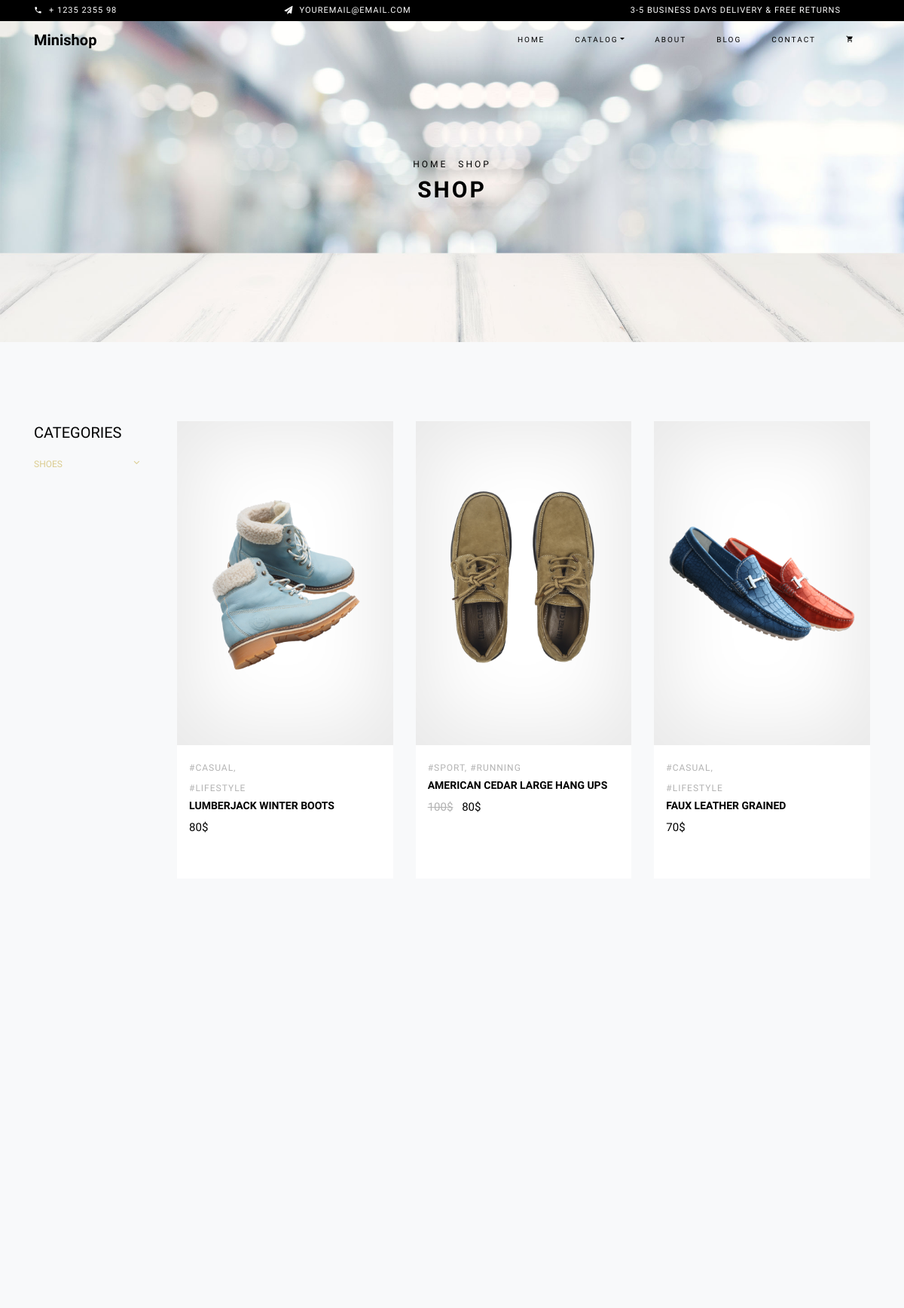
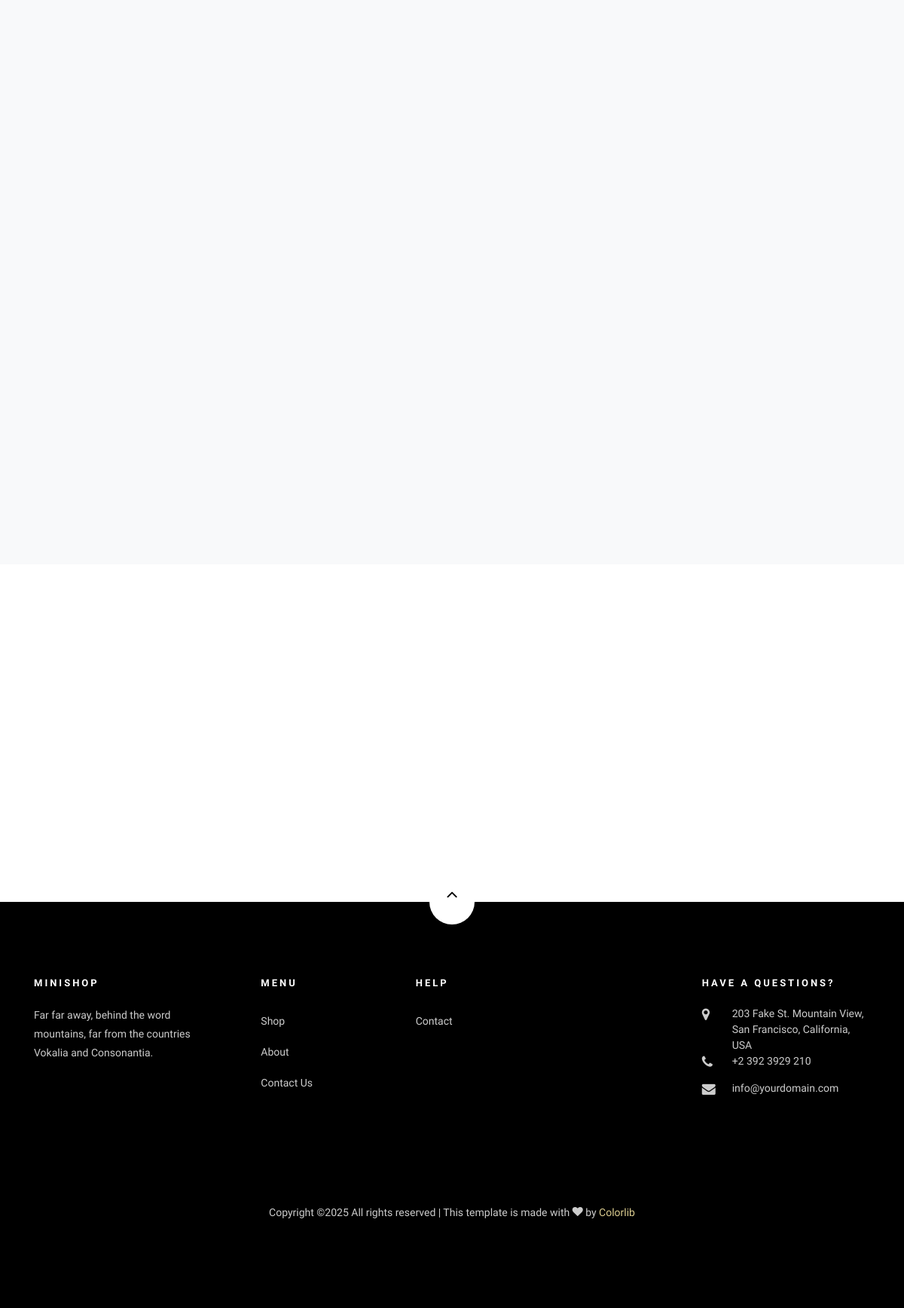
The app's page /shop/ with its own data (2 pictures, top to bottom).
### main_page/models.py (models this page shows, shortened)
class Type(models.Model):
    type = models.CharField(verbose_name='для кого')

class Tovars(models.Model):
    name = models.TextField(max_length=30,verbose_name='назва')
    price = models.IntegerField(verbose_name='ціна')
    desc = models.TextField(max_length=1000,verbose_name='опис')
    manufacter = models.TextField(max_length=1000,verbose_name='мануфактура')
    img = models.ImageField(verbose_name='фото товару')
    sizes = models.ManyToManyField(Size,verbose_name='розміри',blank=True)
    type = models.ForeignKey(Type,verbose_name='вид', on_delete=models.CASCADE,blank=True,null=True)
    tag = models.ManyToManyField(Tag,verbose_name='теги')
    avaible = models.IntegerField(verbose_name='кількість',null=True)

class Tag(models.Model):
    name = models.CharField(max_length=30, verbose_name='Назва')
    slug = models.SlugField(unique=True, blank=True)
    def __str__(self):
        return self.name
    class Meta:
        verbose_name = 'Тег'
        verbose_name_plural = 'Теги'

class Skidka_Tovar(models.Model):
    price_new = models.IntegerField(verbose_name='нова ціна')
    old = models.ManyToManyField(Tovars,verbose_name='товар')

### main_page/views.py (the view)
# urls.py: path('shop/', views.shop, name='shop'),
def shop(request):
    gallery = Gallery.objects.all()
    type1 = get_object_or_404(Type, id=1)
    type2 = get_object_or_404(Type, id=2)
    tovars = Tovars.objects.exclude(name__exact='')
    tag_filter = request.GET.get('tag')
    if tag_filter:
        tovars = tovars.filter(tag__slug=tag_filter)
    price_from = request.GET.get('price_from')
    price_to = request.GET.get('price_to')
    if price_from:
        try:
            tovars = tovars.filter(price__gte=float(price_from))
        except ValueError:
            pass
    if price_to:
        try:
            tovars = tovars.filter(price__lte=float(price_to))
        except ValueError:
            pass
    cat_all = Tag.objects.filter(tovars__in=Tovars.objects.all()).distinct()
    skidki = Skidka_Tovar.objects.prefetch_related('old').all()
    for tovar in tovars:
        tovar.discounted_price = get_discounted_tovar(tovar)
    context = {
        'gallery': gallery,
        'type1': type1,
        'type2': type2,
        'cat_all': cat_all,  # Теги для всех товаров
        'price_from_selected': price_from or '',
        'price_to_selected': price_to or '',
        'tovars': tovars,  # Отображаем товары, которые прошли фильтрацию
        'skidki': skidki,
    }
    context.update(get_skidka())
    return render(request, 'html_files/shop.html', context)

### main_page/templatetags/custom_tags.py (called while the page is built)
@register.filter
def get_discount(skidka_tovars, tovar):
    for skidka in skidka_tovars:
        if tovar in skidka.old.all():
            return skidka
    return None

### main_page/views.py (called while the page is built)
def get_skidka():
    skidka_tovars = Skidka_Tovar.objects.prefetch_related('old').all()
    return {'skidka_tovars': skidka_tovars}

def get_discounted_tovar(tovar):
    discounted_item = Skidka_Tovar.objects.filter(old=tovar).first()
    if discounted_item:
        return discounted_item.price_new
    return tovar.price

### templates/html_files/shop.html (shortened to what this page needs)
{% extends 'html_files/base.html' %}
{% load static %}
{% load custom_tags %}
{% block content %}
<div class="hero-wrap hero-bread" style="background-image: url({% static 'blog/images/bg_6.jpg' %});">
  <div class="container">
    <div class="row no-gutters slider-text align-items-center justify-content-center">
      <div class="col-md-9 ftco-animate text-center">
        <p class="breadcrumbs"><span class="mr-2"><a href="{% url 'main_page:index' %}">Home</a></span> <span>Shop</span></p>
        <h1 class="mb-0 bread">Shop</h1>
      </div>
    </div>
  </div>
</div>
<section class="ftco-section bg-light">
  <div class="container">
    <div class="row">
      <div class="col-md-4 col-lg-2">
        <div class="sidebar">
          <div class="sidebar-box-2">
            <h2 class="heading">Categories</h2>
            <div class="fancy-collapse-panel">
              <div class="panel-group" id="accordion" role="tablist" aria-multiselectable="true">
                <div class="panel panel-default">
                  <div class="panel-heading" role="tab" id="headingOne">
                    <h4 class="panel-title">
                      <a data-toggle="collapse" data-parent="#accordion" href="#collapseOne" aria-expanded="true" aria-controls="collapseOne">{{ type1.type }}</a>
                    </h4>
                  </div>
                </div>
              </div>
            </div>
          </div>
        </div>
      </div>
      <div class="col-md-8 col-lg-10 order-md-last">
        <div class="row">
          {% for c in tovars %}
            <div class="col-sm-12 col-md-12 col-lg-4 ftco-animate d-flex">
              <div class="product d-flex flex-column h-100">
                <a href="{% url 'main_page:product_single' name=c.name %}" class="img-prod">
                  <img class="img-fluid" src="{{ c.img.url }}" alt="Product image">
                </a>
                <div class="text py-3 pb-4 px-3">
                  <div class="d-flex">
                    <div class="cat"><span>{{ c.tag.all|join:", " }}</span></div>
                  </div>
                  <h3><a href="{% url 'main_page:product_single' name=c.name %}">{{ c.name }}</a></h3>
                  {% with skidka=skidka_tovars|get_discount:c %}
                    {% if skidka %}
                      <div class="pricing">
                        <p class="price">
                          <span class="mr-2 price-dc">{{ c.price }}$</span>
                          <span class="price-sale">{{ skidka.price_new }}$</span>
                        </p>
                      </div>
                    {% else %}
                      <div class="pricing">
                        <p class="price"><span>{{ c.price }}$</span></p>
                      </div>
                    {% endif %}
                  {% endwith %}
                </div>
              </div>
            </div>
          {% endfor %}
        </div>
      </div>
    </div>
  </div>
</section>
{% endblock %}

### records on screen
Type: type "SHOES"
Tovars: img (picture), tag.all "#CASUAL, #LIFESTYLE", name "LUMBERJACK WINTER BOOTS", price "80"
Tovars: img (picture), tag.all "#SPORT, #RUNNING", name "AMERICAN CEDAR LARGE HANG UPS", price "100"
Skidka_Tovar: price_new "80"
Tovars: img (picture), tag.all "#CASUAL, #LIFESTYLE", name "FAUX LEATHER GRAINED", price "70"
